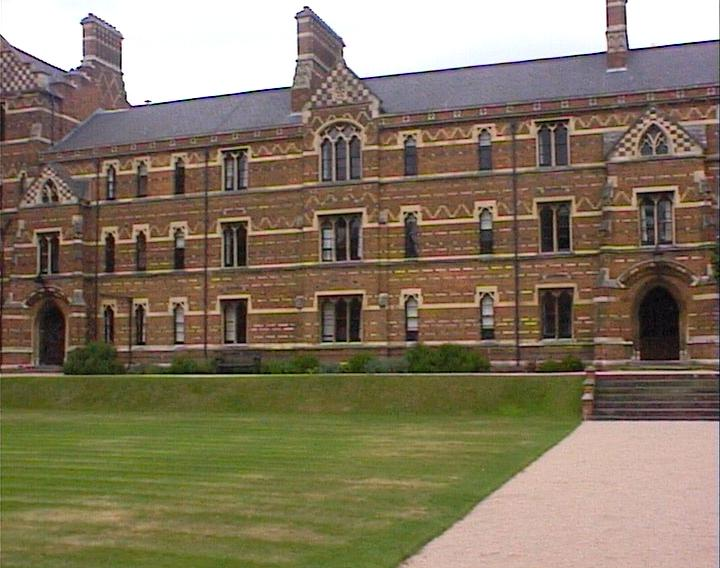
%> input picture keble/keble_a.jpg, 720 x 568 px
$ octave demo_A2.m   (GNU Octave 9; MATLAB toolbox functions it lacks are replaced by stand-ins)
%> lines starting %> are read from the running program, lines starting %| are printed output that depends on the picture
### find_features_and_descriptor.m
function [ features, descriptors ] = find_features_and_descriptor(detector_name, descriptor_name, gray_scale_image)
    if strcmp(detector_name, 'SIFT') && strcmp(descriptor_name, 'SIFT')
        [features, descriptors] = vl_sift(single(gray_scale_image));
    elseif strcmp(detector_name, 'harris corner') && strcmp(descriptor_name, 'template')
        corners = detectHarrisFeatures(gray_scale_image);
        corners = corners.selectStrongest(300);
        points = transpose(corners.Location);
        features = [];
        descriptors = [];

        for n = 1:size(points, 2)
            point = points(:, n);

            left_top_margin = 9;
            right_bottom_margin = 10;

            y_top = int32(point(2, 1) - left_top_margin);
            y_bottom = int32(point(2, 1) + right_bottom_margin);
            x_left = int32(point(1, 1) - left_top_margin);
            x_right = int32(point(1, 1) + right_bottom_margin);


            if y_top > 0 && y_bottom < size(gray_scale_image, 1) && x_left > 0 && x_right < size(gray_scale_image, 2)
                patch = gray_scale_image(y_top:y_bottom, x_left:x_right);
                patch = patch(:);

                features = [features point];
                descriptors = [descriptors patch];
            end
        end
    elseif strcmp(detector_name, 'harris corner') && strcmp(descriptor_name, 'SIFT')
        corners = detectHarrisFeatures(gray_scale_image);
        corners = corners.selectStrongest(200);
        points = transpose(corners.Location);
        harris_features = [
            points;
            10 * ones(1, size(points, 2));
            zeros(1, size(points,2))
        ];
        [features, descriptors] = vl_sift(single(gray_scale_image), 'frames', double(harris_features), 'orientations');
    else
        disp('The combination of detector and desriptor you provided is not allowed.');
    end
end

### demo_A2.m
%load the vl_feat library for sift
run('~/MATLAB/vlfeat/toolbox/vl_setup');
%> (this line was passed over: vl_setup is not available in this run)

%load images
left_image = imread('keble/keble_a.jpg');
%> left_image is the input picture: size 568x720x3 uint8; mean R, G, B 132.3, 119.2, 97.8
center_image = imread('keble/keble_b.jpg');
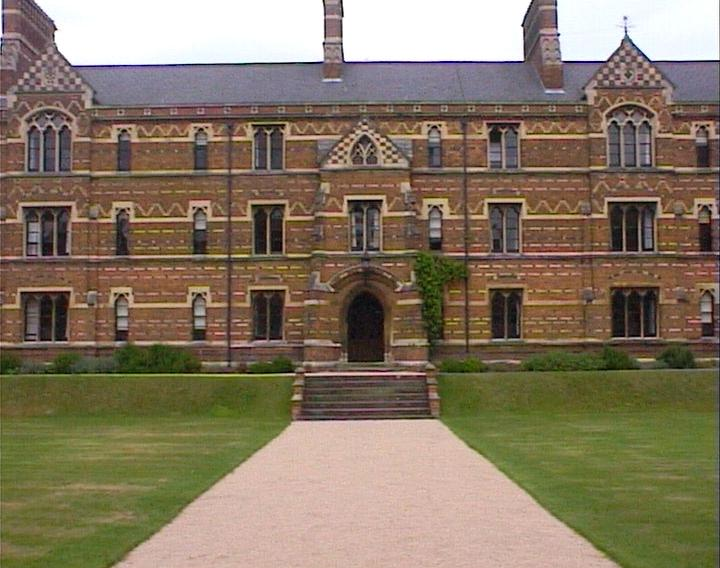
%> input picture keble/keble_b.jpg, 720 x 568 px
%> center_image is the input picture: size 568x720x3 uint8; mean R, G, B 133.1, 118.8, 98.5
right_image = imread('keble/keble_c.jpg');
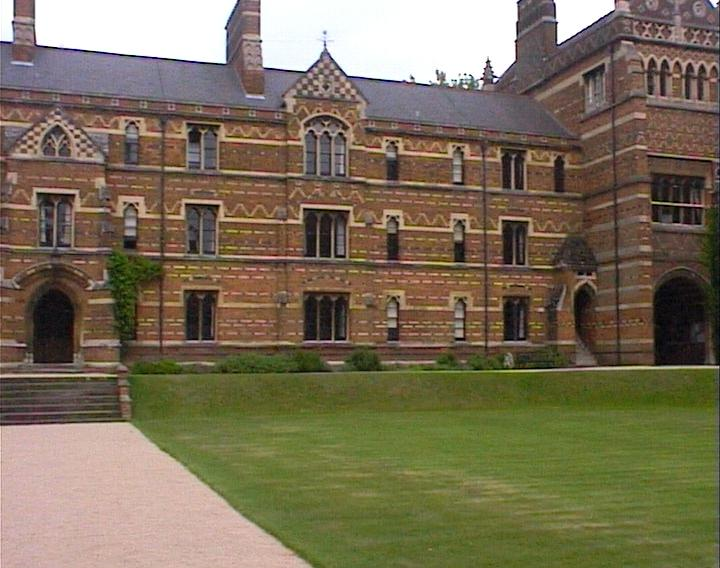
%> input picture keble/keble_c.jpg, 720 x 568 px
%> right_image is the input picture: size 568x720x3 uint8; mean R, G, B 121.8, 110.4, 87.7

%turn rgb images to grayscale for analysis
li_gray = rgb2gray(left_image);
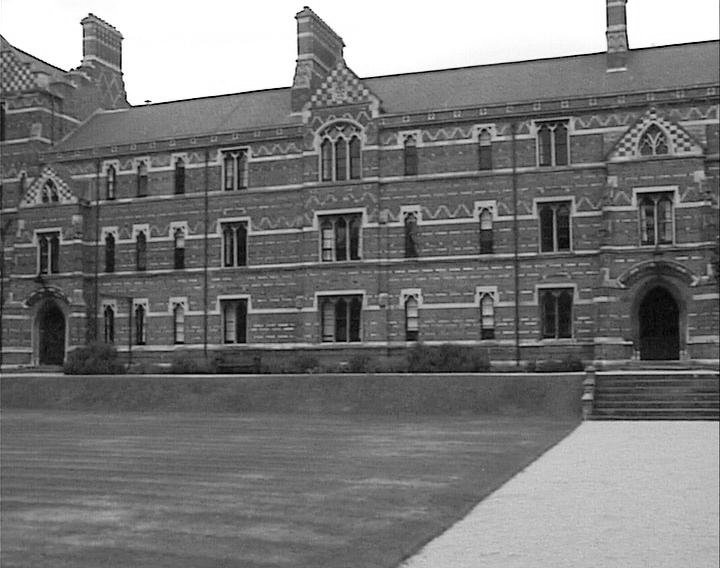
%> li_gray: size 568x720 uint8; min 0, max 255, mean 120.7
ci_gray = rgb2gray(center_image);
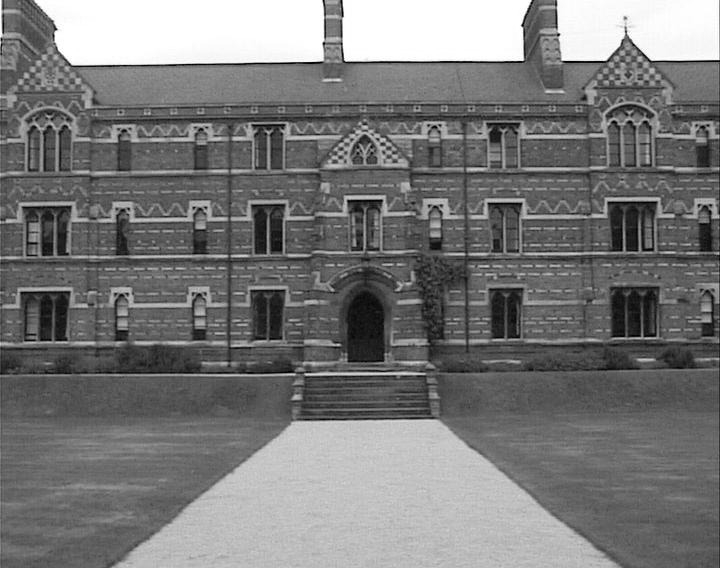
%> ci_gray: size 568x720 uint8; min 0, max 255, mean 120.8
ri_gray = rgb2gray(right_image);
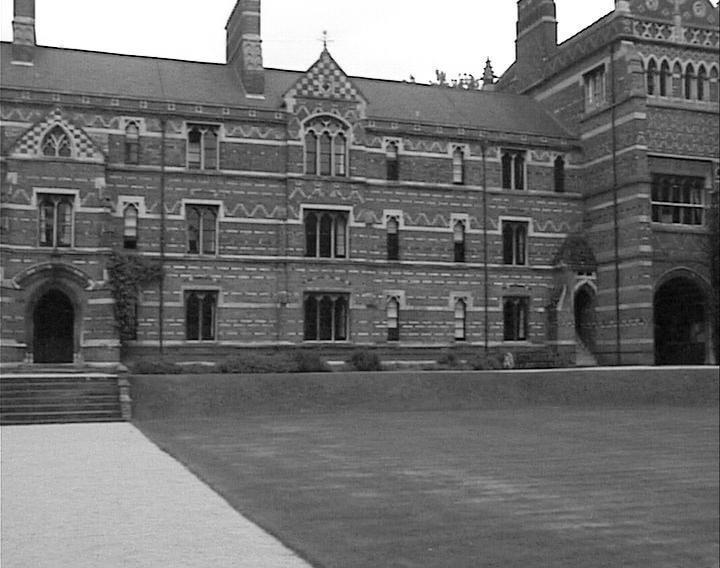
%> ri_gray: size 568x720 uint8; min 0, max 255, mean 111.2

%Begin finding features and descriptors
%The first returned variable is features the second returned variable is
%descriptors.
%The first argument is dectector name to use. One of 'harris corner', 'SIFT'
%The second argument is descriptor name to use. One of 'template', 'SIFT'
%The combinations allowed are harris cornor - template, harris corner -
%SIFT, SIFT-SIFT
%[fl, dl] = find_features_and_descriptor('harris corner', 'template', li_gray);
%[fc, dc] = find_features_and_descriptor('harris corner', 'template', ci_gray);
%[fr, dr] = find_features_and_descriptor('harris corner', 'template', ri_gray);
[fl, dl] = find_features_and_descriptor('harris corner', 'SIFT', li_gray);
%> in find_features_and_descriptor, `corners = detectHarrisFeatures(gray_scale_image);`: corners = 546 points; strongest (x, y): (297, 61), (72, 70), (345, 46), (296, 18), (123, 74)
%> in find_features_and_descriptor, `corners = corners.selectStrongest(200);`: corners = 200 points; strongest (x, y): (297, 61), (72, 70), (345, 46), (296, 18), (123, 74)
%> in find_features_and_descriptor, `points = transpose(corners.Location);`: points = 200 columns, first 8: [297 72 345 296 123 305 147 90; 61 70 46 18 74 8 102 15]
%> the run ends on the next line
